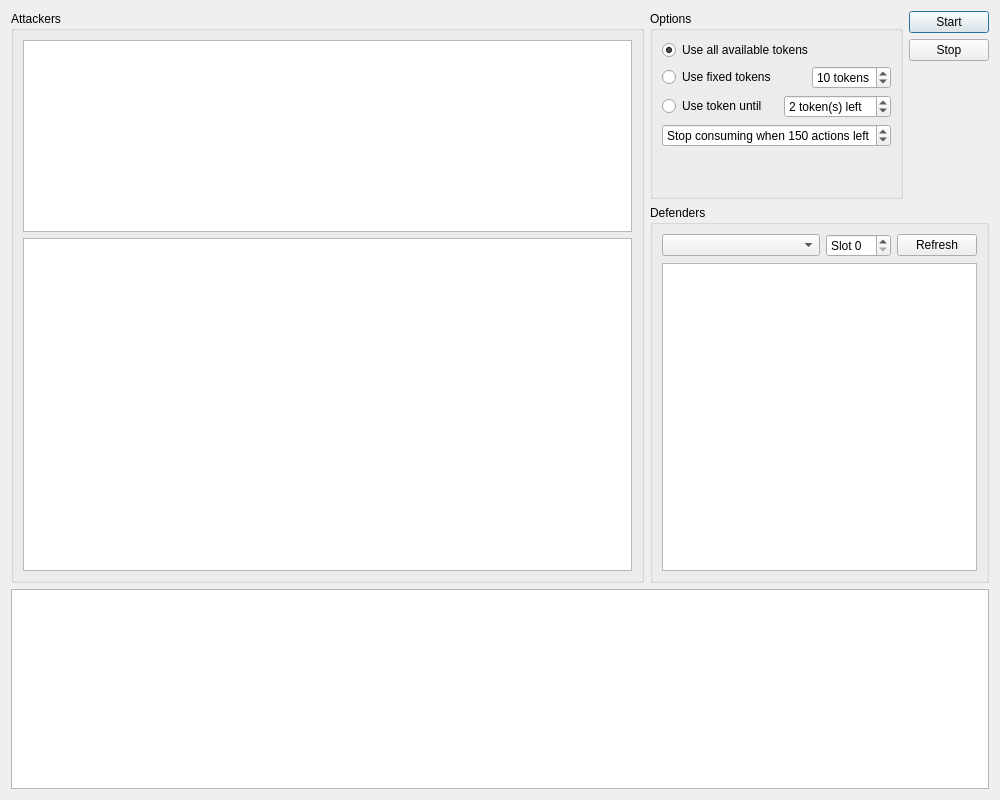
<?xml version="1.0" encoding="UTF-8"?>
<ui version="4.0">
 <class>ActionConsumeDialog</class>
 <widget class="QDialog" name="ActionConsumeDialog">
  <property name="geometry">
   <rect>
    <x>0</x>
    <y>0</y>
    <width>1000</width>
    <height>800</height>
   </rect>
  </property>
  <property name="minimumSize">
   <size>
    <width>1000</width>
    <height>800</height>
   </size>
  </property>
  <property name="windowTitle">
   <string>Dialog</string>
  </property>
  <layout class="QGridLayout" name="gridLayout_2" rowstretch="0,1,1" columnstretch="1,0,0">
   <item row="0" column="0" rowspan="2">
    <widget class="QGroupBox" name="groupBoxAttacker">
     <property name="title">
      <string>Attackers</string>
     </property>
     <layout class="QVBoxLayout" name="verticalLayout" stretch="0,1">
      <item>
       <widget class="QListWidget" name="listWidgetTagOrGuild"/>
      </item>
      <item>
       <widget class="QTableWidget" name="tableWidgetAttackers">
        <property name="editTriggers">
         <set>QAbstractItemView::NoEditTriggers</set>
        </property>
        <property name="selectionBehavior">
         <enum>QAbstractItemView::SelectRows</enum>
        </property>
       </widget>
      </item>
     </layout>
    </widget>
   </item>
   <item row="0" column="1">
    <widget class="QGroupBox" name="groupBoxOptions">
     <property name="title">
      <string>Options</string>
     </property>
     <layout class="QVBoxLayout" name="verticalLayout_2">
      <item>
       <widget class="QRadioButton" name="radioButtonTokenUseAll">
        <property name="text">
         <string>Use all available tokens</string>
        </property>
        <property name="checked">
         <bool>true</bool>
        </property>
       </widget>
      </item>
      <item>
       <layout class="QHBoxLayout" name="horizontalLayout">
        <item>
         <widget class="QRadioButton" name="radioButtonTokenUseFixed">
          <property name="text">
           <string>Use fixed tokens</string>
          </property>
         </widget>
        </item>
        <item>
         <widget class="QSpinBox" name="spinBoxUseFixedTokens">
          <property name="sizePolicy">
           <sizepolicy hsizetype="Fixed" vsizetype="Fixed">
            <horstretch>0</horstretch>
            <verstretch>0</verstretch>
           </sizepolicy>
          </property>
          <property name="wrapping">
           <bool>true</bool>
          </property>
          <property name="suffix">
           <string> tokens</string>
          </property>
          <property name="maximum">
           <number>20</number>
          </property>
          <property name="value">
           <number>10</number>
          </property>
         </widget>
        </item>
       </layout>
      </item>
      <item>
       <layout class="QHBoxLayout" name="horizontalLayout_2">
        <item>
         <widget class="QRadioButton" name="radioButtonTokenUseToLeft">
          <property name="text">
           <string>Use token until</string>
          </property>
         </widget>
        </item>
        <item>
         <widget class="QSpinBox" name="spinBoxUseUntil">
          <property name="sizePolicy">
           <sizepolicy hsizetype="Fixed" vsizetype="Fixed">
            <horstretch>0</horstretch>
            <verstretch>0</verstretch>
           </sizepolicy>
          </property>
          <property name="wrapping">
           <bool>true</bool>
          </property>
          <property name="suffix">
           <string> token(s) left</string>
          </property>
          <property name="minimum">
           <number>1</number>
          </property>
          <property name="maximum">
           <number>20</number>
          </property>
          <property name="value">
           <number>2</number>
          </property>
         </widget>
        </item>
       </layout>
      </item>
      <item>
       <widget class="QSpinBox" name="spinBoxLandActionLeft">
        <property name="sizePolicy">
         <sizepolicy hsizetype="Expanding" vsizetype="Fixed">
          <horstretch>0</horstretch>
          <verstretch>0</verstretch>
         </sizepolicy>
        </property>
        <property name="wrapping">
         <bool>true</bool>
        </property>
        <property name="suffix">
         <string> actions left</string>
        </property>
        <property name="prefix">
         <string>Stop consuming when </string>
        </property>
        <property name="minimum">
         <number>0</number>
        </property>
        <property name="maximum">
         <number>999</number>
        </property>
        <property name="value">
         <number>150</number>
        </property>
       </widget>
      </item>
      <item>
       <spacer name="verticalSpacer">
        <property name="orientation">
         <enum>Qt::Vertical</enum>
        </property>
        <property name="sizeHint" stdset="0">
         <size>
          <width>20</width>
          <height>40</height>
         </size>
        </property>
       </spacer>
      </item>
     </layout>
    </widget>
   </item>
   <item row="0" column="2">
    <layout class="QVBoxLayout" name="verticalLayout_3">
     <item>
      <widget class="QPushButton" name="pushButtonStart">
       <property name="text">
        <string>Start</string>
       </property>
       <property name="default">
        <bool>false</bool>
       </property>
      </widget>
     </item>
     <item>
      <widget class="QPushButton" name="pushButtonStop">
       <property name="text">
        <string>Stop</string>
       </property>
      </widget>
     </item>
     <item>
      <spacer name="verticalSpacer_2">
       <property name="orientation">
        <enum>Qt::Vertical</enum>
       </property>
       <property name="sizeHint" stdset="0">
        <size>
         <width>20</width>
         <height>40</height>
        </size>
       </property>
      </spacer>
     </item>
    </layout>
   </item>
   <item row="1" column="1" colspan="2">
    <widget class="QGroupBox" name="groupBoxDefender">
     <property name="title">
      <string>Defenders</string>
     </property>
     <layout class="QGridLayout" name="gridLayout" rowstretch="0,1" columnstretch="1,0,0">
      <item row="0" column="0">
       <widget class="QComboBox" name="comboBoxDefenderGuild"/>
      </item>
      <item row="0" column="1">
       <widget class="QSpinBox" name="spinBoxLandId">
        <property name="prefix">
         <string>Slot </string>
        </property>
        <property name="maximum">
         <number>30</number>
        </property>
       </widget>
      </item>
      <item row="0" column="2">
       <widget class="QPushButton" name="pushButtonRefreshLand">
        <property name="text">
         <string>Refresh</string>
        </property>
       </widget>
      </item>
      <item row="1" column="0" colspan="3">
       <widget class="QListWidget" name="listWidgetDefenders"/>
      </item>
     </layout>
    </widget>
   </item>
   <item row="2" column="0" colspan="3">
    <widget class="QPlainTextEdit" name="plainTextEditLog">
     <property name="maximumSize">
      <size>
       <width>16777215</width>
       <height>200</height>
      </size>
     </property>
    </widget>
   </item>
  </layout>
 </widget>
 <tabstops>
  <tabstop>pushButtonStart</tabstop>
  <tabstop>pushButtonStop</tabstop>
  <tabstop>radioButtonTokenUseFixed</tabstop>
  <tabstop>spinBoxUseFixedTokens</tabstop>
  <tabstop>radioButtonTokenUseToLeft</tabstop>
  <tabstop>spinBoxUseUntil</tabstop>
  <tabstop>spinBoxLandActionLeft</tabstop>
  <tabstop>comboBoxDefenderGuild</tabstop>
  <tabstop>spinBoxLandId</tabstop>
  <tabstop>pushButtonRefreshLand</tabstop>
  <tabstop>listWidgetDefenders</tabstop>
  <tabstop>listWidgetTagOrGuild</tabstop>
  <tabstop>tableWidgetAttackers</tabstop>
  <tabstop>plainTextEditLog</tabstop>
 </tabstops>
 <resources/>
 <connections/>
</ui>
